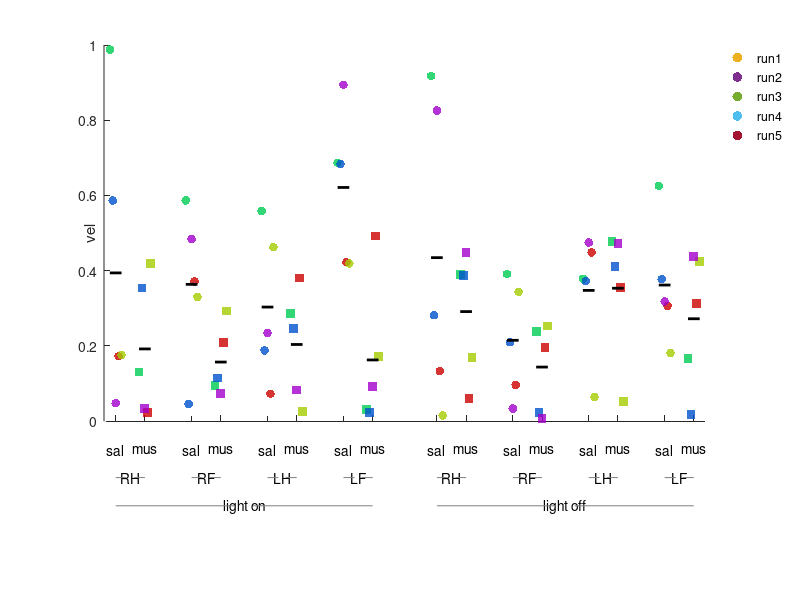

MATLAB code for this plot:
function barPlotRick(data, conditionNames, smpNames)

% TO DO: add ability to make arbitrary statistical comparisons, within and
% between subs // add box plots and/or violin plot options // document

% temp
conditionNames = {{'light on', 'light off'}, {'RH', 'RF', 'LH', 'LF'}, {'sal', 'mus'}};
smpNames = {'run1', 'run2', 'run3', 'run4', 'run5'};
mouseNum = 5;
dv = 'vel';
data = rand([cellfun(@length, conditionNames), mouseNum]);
data(:,:,2,:) = data(:,:,2,:) * .5;
data(:,2,:,:) = data(:,2,:,:) * .75;

% settings
connectLines = false;
groupSeparation = 1.5;
circSize = 40;
circAlpha = .8;
lineWidth = 1;

% initializations
condLevels = cellfun(@length, conditionNames);
totalConditions = prod(condLevels);
conditionsMat = nan(length(conditionNames), totalConditions);
labelVertSize = .1*length(conditionNames);
dataDims = size(data);
colors = hsv(dataDims(end)) * .8;
xJitters = linspace(-.5*lineWidth, .5*lineWidth, dataDims(end));
xJitters = xJitters(randperm(length(xJitters)));
conditionSymbols = {'o', 's', 'h', 'd'};

close all;
figure('color', 'white', 'menubar', 'none', 'position', [1979 194 1345 314])

% create matrix where each column is an interection of conditions
xPositions = 1:totalConditions;
for i = 1:length(conditionNames)
    repeats = prod(condLevels(i+1:end));
    copies = totalConditions / (repeats*condLevels(i));
    conditionsMat(i,:) = repmat(repelem(1:condLevels(i), repeats), 1, copies);
    xPositions = xPositions + (repelem(1:copies*condLevels(i), repeats)-1) * groupSeparation;
end

% add lines connecting same sample across conditions
if connectLines
    
    for i = 1:dataDims(end)
        smpData = nan(1,totalConditions);
        for j = 1:totalConditions
            indsString = strrep(num2str(conditionsMat(:,j)'), '  ', ',');
            smpData(j) = squeeze(eval(['data(' indsString ',i)']));
        end
        line(xPositions+xJitters(i), smpData, ...
            'linewidth', 1, 'color', [.8 .8 .8]); hold on
    end
end


% plot data
for i = 1:totalConditions
    indsString = strrep(num2str(conditionsMat(:,i)'), '  ', ',');
    condData = squeeze(eval(['data(' indsString ',:)']));
    
    % scatter raw data
    x = linspace(xPositions(i)-.5*lineWidth, xPositions(i)+.5*lineWidth, length(condData));
    
    scatter(xJitters + xPositions(i), condData, ...
        circSize, colors, conditionSymbols{conditionsMat(end,i)}, 'filled', 'MarkerFaceAlpha', circAlpha); hold on
    
    % add mean
    line([-.5 .5]*lineWidth + xPositions(i), repmat(mean(condData),1,2), ...
        'color', 'black', 'linewidth', 2)
end

% add room beneath x axis for condition labels
yLims = get(gca, 'YLim');
yTicks = get(gca, 'YTick');
set(gca, 'XAxisLocation', 'origin', ...
    'YLim', [yLims(1)-labelVertSize*range(yLims), yLims(2)], 'YTick', yTicks, ...
    'XLim', [0 xPositions(end)+1], 'XTick', xPositions, 'XTickLabel', [])
line([0 0], [yLims(1)-labelVertSize*range(yLims), yLims(1)], 'color', 'white', 'linewidth', 3) % cover bottom of y axis with white line

% add labels
for i = 1:length(conditionNames)
    
    parentConditions = unique(conditionsMat(1:i-1,:)','rows');
    
    for j = 1:size(parentConditions,1)
        
        if i==1; bins=true(1,totalConditions)'; else; bins = ismember(conditionsMat(1:i-1,:)', parentConditions(j,:), 'rows'); end
        
        for k = 1:condLevels(i)
            inds = find(conditionsMat(i,:)==k & bins');
            xPos = mean(xPositions(inds));
            yPos = yLims(1)-labelVertSize*range(yLims) + ((labelVertSize*range(yLims))/(length(conditionNames)+1))*i;
            condText = text(xPos, yPos, conditionNames{i}(k), 'HorizontalAlignment', 'center');
            
            % add lines on the side of condition name
            if i<length(conditionNames)
                textPos = get(condText, 'Extent');
                line([xPositions(inds(1)) textPos(1)], [yPos yPos], 'color', [.5 .5 .5]) % left side of text
                line([textPos(1)+textPos(3) xPositions(inds(end))], [yPos yPos], 'color', [.5 .5 .5]) % right side of text
            end
        end
    end
end
ylabel(dv, 'position', [-.8 mean(yLims) -1])

% add legend
if exist('smpNames', 'var')
    for i = 1:length(smpNames); scatters(i) = scatter(nan,nan,50,colors(i,:),'o','filled'); end % create dummy scatters
    legend(scatters, smpNames, 'Location', 'northeastoutside', 'box', 'off')
end




